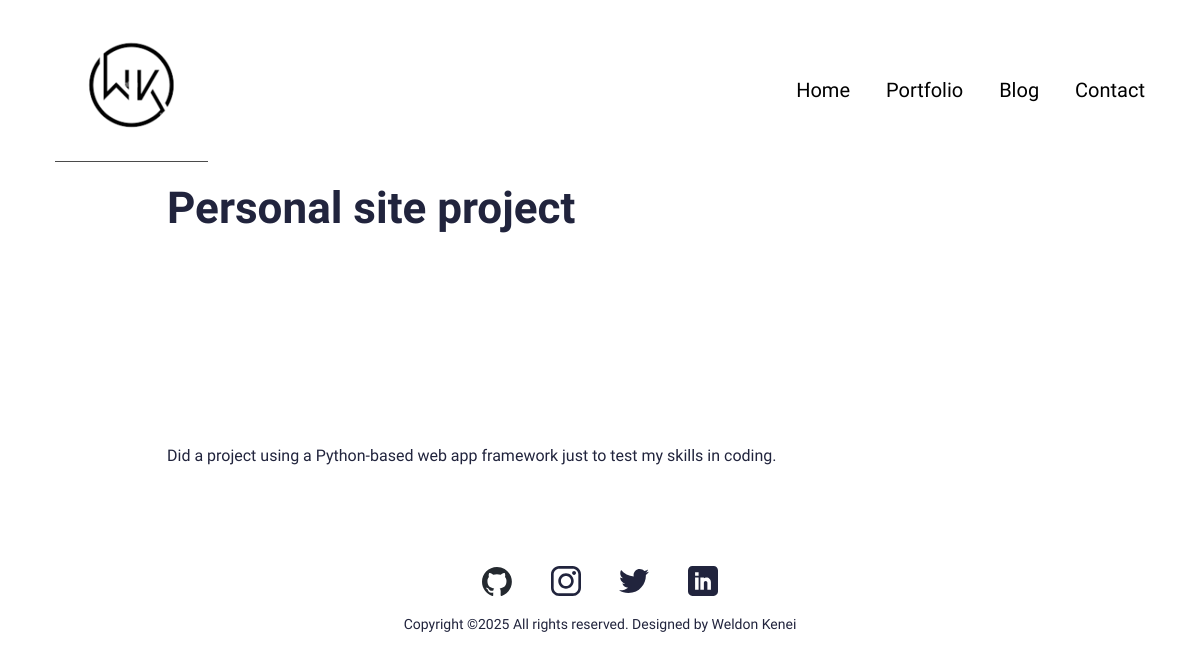
/portfolio/personal-site-project, run on the app's committed database.
### main/models.py (models this page shows, shortened)
class Portfolio(models.Model):
    class Meta:
        verbose_name_plural = 'Portfolio Profiles'
        verbose_name = 'Portfolio'
        ordering = ["name"]
    date = models.DateTimeField(blank=True, null=True)
    name = models.CharField(max_length=200, blank=True, null=True)
    description = models.CharField(max_length=500, blank=True, null=True)
    body = RichTextField(blank=True, null=True)
    image = models.ImageField(blank=True, null=True, upload_to="portfolio")
    slug = models.SlugField(null=True, blank=True)
    is_active = models.BooleanField(default=True)

### main/views.py (the view)
# urls.py: path('portfolio/<slug:slug>', views.PortfolioDetailView.as_view(), name="portfolio"),
class PortfolioDetailView(generic.DetailView):
	model = Portfolio
	template_name = "main/portfolio-detail.html"

### my_resume/context_processor.py (called while the page is built)
def project_context(request):
	context = {
		'me': User.objects.first(),
	}
	return context

### main/templates/main/portfolio-detail.html (shortened to what this page needs)
{% extends 'main/base.html' %}
{% load static %}
{% block content %}
<section>
  <div class="innerPageBannerCol">
    <div class="container">
      <div class="row g-4 g-md-3  align-items-center">
        <div class="col-md-6">
          <div class="bannerContent">
            <h1 class="xlTitle pb-md-3">{{object.name}}</h1>
          </div>
        </div>
      </div>
    </div>
  </div>
</section>
<section>
  <div class="sectionSpaceSm">
    <div class="container">
      {{object.body|safe}}
    </div>
  </div>
</section>
{%endblock%}

### static/css/style.css (style rules this page uses)
:root { --primaryColor: #9C07B6; --primaryDarkColor: #3D0048; --primaryHoverColor: #900AA8; --secondaryColor: #F9B000; --baseColor: #21243D; --baseFont: 'Heebo', sans-serif; --titleFont: 'Courier Prime', monospace; --regular: 400; --medium: 500; --bold: 700; --black: 900; --lightBg: #F1F1F1; }
html { scroll-behavior: smooth; }
body { font-family: var(--baseFont); color: var(--baseColor); line-height: normal; }
.xlTitle { font-size: 44px; line-height: 1.3; font-weight: var(--bold); font-family: var(--titleFont) }
.sectionSpaceSm { padding: 35px 0; }
.innerPageBannerCol { padding: 180px 0 150px; }
@media (min-width:992px) { .container, .container-lg, .container-md, .container-sm, .container-xl, .container-xxl { max-width: 890px; } }

### data on the page
Portfolio: name "Personal site project", body "Did a project using a Python-based web app framework just to test my skills in coding."
